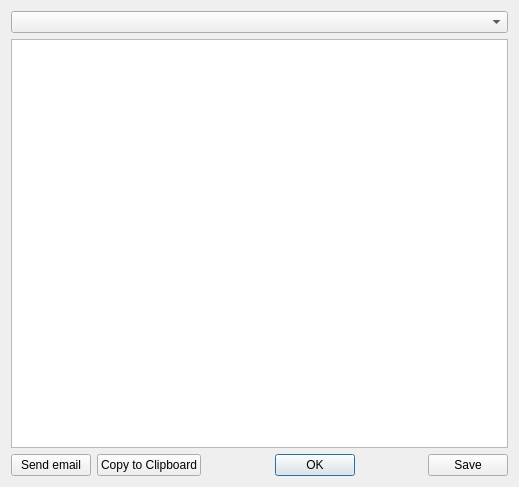
<?xml version="1.0" encoding="UTF-8"?>
<ui version="4.0">
 <class>LogInfo</class>
 <widget class="QDialog" name="LogInfo">
  <property name="geometry">
   <rect>
    <x>0</x>
    <y>0</y>
    <width>519</width>
    <height>487</height>
   </rect>
  </property>
  <property name="sizePolicy">
   <sizepolicy hsizetype="Fixed" vsizetype="Fixed">
    <horstretch>0</horstretch>
    <verstretch>0</verstretch>
   </sizepolicy>
  </property>
  <property name="windowTitle">
   <string>Informació de procés</string>
  </property>
  <layout class="QGridLayout" name="gridLayout">
   <item row="1" column="0">
    <widget class="QPlainTextEdit" name="plainTextEdit">
     <property name="font">
      <font>
       <pointsize>11</pointsize>
      </font>
     </property>
     <property name="frameShape">
      <enum>QFrame::StyledPanel</enum>
     </property>
     <property name="readOnly">
      <bool>true</bool>
     </property>
     <property name="backgroundVisible">
      <bool>false</bool>
     </property>
    </widget>
   </item>
   <item row="0" column="0">
    <widget class="QComboBox" name="comboBox"/>
   </item>
   <item row="2" column="0">
    <layout class="QHBoxLayout" name="horizontalLayout">
     <item>
      <widget class="QPushButton" name="pushButton_email">
       <property name="text">
        <string>Send email</string>
       </property>
      </widget>
     </item>
     <item>
      <widget class="QPushButton" name="pushButton_clipboard">
       <property name="text">
        <string>Copy to Clipboard</string>
       </property>
      </widget>
     </item>
     <item>
      <widget class="QDialogButtonBox" name="buttonBox">
       <property name="orientation">
        <enum>Qt::Horizontal</enum>
       </property>
       <property name="standardButtons">
        <set>QDialogButtonBox::Ok</set>
       </property>
       <property name="centerButtons">
        <bool>true</bool>
       </property>
      </widget>
     </item>
     <item>
      <widget class="QPushButton" name="pushButton_save">
       <property name="maximumSize">
        <size>
         <width>16777215</width>
         <height>16777215</height>
        </size>
       </property>
       <property name="text">
        <string>Save</string>
       </property>
      </widget>
     </item>
    </layout>
   </item>
  </layout>
 </widget>
 <resources/>
 <connections>
  <connection>
   <sender>buttonBox</sender>
   <signal>accepted()</signal>
   <receiver>LogInfo</receiver>
   <slot>accept()</slot>
   <hints>
    <hint type="sourcelabel">
     <x>259</x>
     <y>587</y>
    </hint>
    <hint type="destinationlabel">
     <x>259</x>
     <y>303</y>
    </hint>
   </hints>
  </connection>
  <connection>
   <sender>comboBox</sender>
   <signal>currentIndexChanged(int)</signal>
   <receiver>LogInfo</receiver>
   <slot>update()</slot>
   <hints>
    <hint type="sourcelabel">
     <x>259</x>
     <y>18</y>
    </hint>
    <hint type="destinationlabel">
     <x>259</x>
     <y>303</y>
    </hint>
   </hints>
  </connection>
  <connection>
   <sender>pushButton_save</sender>
   <signal>clicked()</signal>
   <receiver>LogInfo</receiver>
   <slot>save()</slot>
   <hints>
    <hint type="sourcelabel">
     <x>33</x>
     <y>437</y>
    </hint>
    <hint type="destinationlabel">
     <x>259</x>
     <y>243</y>
    </hint>
   </hints>
  </connection>
  <connection>
   <sender>buttonBox</sender>
   <signal>rejected()</signal>
   <receiver>LogInfo</receiver>
   <slot>reject()</slot>
   <hints>
    <hint type="sourcelabel">
     <x>259</x>
     <y>466</y>
    </hint>
    <hint type="destinationlabel">
     <x>259</x>
     <y>243</y>
    </hint>
   </hints>
  </connection>
  <connection>
   <sender>pushButton_email</sender>
   <signal>clicked()</signal>
   <receiver>LogInfo</receiver>
   <slot>send_email()</slot>
   <hints>
    <hint type="sourcelabel">
     <x>133</x>
     <y>436</y>
    </hint>
    <hint type="destinationlabel">
     <x>259</x>
     <y>243</y>
    </hint>
   </hints>
  </connection>
  <connection>
   <sender>pushButton_clipboard</sender>
   <signal>clicked()</signal>
   <receiver>LogInfo</receiver>
   <slot>copy_to_clipboard()</slot>
   <hints>
    <hint type="sourcelabel">
     <x>137</x>
     <y>465</y>
    </hint>
    <hint type="destinationlabel">
     <x>259</x>
     <y>243</y>
    </hint>
   </hints>
  </connection>
 </connections>
</ui>
